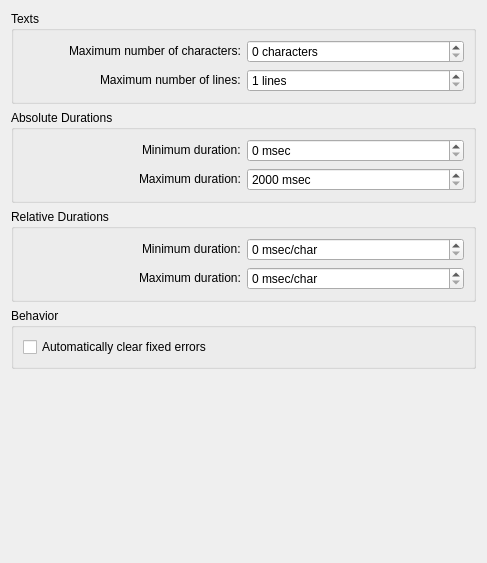
<?xml version="1.0" encoding="UTF-8"?>
<ui version="4.0">
 <class>ErrorsConfigWidget</class>
 <widget class="QWidget" name="ErrorsConfigWidget">
  <property name="geometry">
   <rect>
    <x>0</x>
    <y>0</y>
    <width>487</width>
    <height>563</height>
   </rect>
  </property>
  <layout class="QVBoxLayout" name="verticalLayout">
   <item>
    <widget class="QGroupBox" name="m_grpGeneral">
     <property name="title">
      <string>Texts</string>
     </property>
     <layout class="QGridLayout" name="gridLayout" columnstretch="1,1">
      <item row="1" column="1">
       <widget class="QSpinBox" name="kcfg_MaxLines">
        <property name="suffix">
         <string notr="true"> lines</string>
        </property>
        <property name="minimum">
         <number>1</number>
        </property>
        <property name="maximum">
         <number>20</number>
        </property>
       </widget>
      </item>
      <item row="0" column="1">
       <widget class="QSpinBox" name="kcfg_MaxCharacters">
        <property name="suffix">
         <string> characters</string>
        </property>
        <property name="maximum">
         <number>200</number>
        </property>
       </widget>
      </item>
      <item row="0" column="0" alignment="Qt::AlignRight|Qt::AlignVCenter">
       <widget class="QLabel" name="label">
        <property name="text">
         <string>Maximum number of characters:</string>
        </property>
       </widget>
      </item>
      <item row="1" column="0" alignment="Qt::AlignRight|Qt::AlignVCenter">
       <widget class="QLabel" name="label_4">
        <property name="text">
         <string>Maximum number of lines:</string>
        </property>
       </widget>
      </item>
     </layout>
    </widget>
   </item>
   <item>
    <widget class="QGroupBox" name="m_grpQuickActions">
     <property name="title">
      <string>Absolute Durations</string>
     </property>
     <layout class="QGridLayout" name="gridLayout_2" columnstretch="1,1">
      <item row="0" column="1">
       <widget class="QSpinBox" name="kcfg_LinesQuickShiftAmount">
        <property name="suffix">
         <string notr="true"> msec</string>
        </property>
        <property name="maximum">
         <number>2000</number>
        </property>
       </widget>
      </item>
      <item row="1" column="1">
       <widget class="QSpinBox" name="kcfg_GrabbedPositionCompensation">
        <property name="suffix">
         <string notr="true"> msec</string>
        </property>
        <property name="minimum">
         <number>2000</number>
        </property>
        <property name="maximum">
         <number>8000</number>
        </property>
       </widget>
      </item>
      <item row="1" column="0" alignment="Qt::AlignRight|Qt::AlignVCenter">
       <widget class="QLabel" name="label_8">
        <property name="text">
         <string>Maximum duration:</string>
        </property>
       </widget>
      </item>
      <item row="0" column="0" alignment="Qt::AlignRight|Qt::AlignVCenter">
       <widget class="QLabel" name="label_5">
        <property name="text">
         <string>Minimum duration:</string>
        </property>
       </widget>
      </item>
     </layout>
    </widget>
   </item>
   <item>
    <widget class="QGroupBox" name="groupBox">
     <property name="title">
      <string>Relative Durations</string>
     </property>
     <layout class="QGridLayout" name="gridLayout_3" columnstretch="1,1">
      <item row="0" column="1">
       <widget class="QSpinBox" name="kcfg_MinDurationPerCharacter">
        <property name="suffix">
         <string> msec/char</string>
        </property>
        <property name="maximum">
         <number>100</number>
        </property>
       </widget>
      </item>
      <item row="0" column="0" alignment="Qt::AlignRight|Qt::AlignVCenter">
       <widget class="QLabel" name="label_2">
        <property name="text">
         <string>Minimum duration:</string>
        </property>
       </widget>
      </item>
      <item row="1" column="0" alignment="Qt::AlignRight|Qt::AlignVCenter">
       <widget class="QLabel" name="label_3">
        <property name="text">
         <string>Maximum duration:</string>
        </property>
       </widget>
      </item>
      <item row="1" column="1">
       <widget class="QSpinBox" name="kcfg_MaxDurationPerCharacter">
        <property name="suffix">
         <string> msec/char</string>
        </property>
        <property name="maximum">
         <number>500</number>
        </property>
       </widget>
      </item>
     </layout>
    </widget>
   </item>
   <item>
    <widget class="QGroupBox" name="groupBox_2">
     <property name="title">
      <string>Behavior</string>
     </property>
     <layout class="QGridLayout" name="gridLayout_4">
      <item row="0" column="0">
       <widget class="QCheckBox" name="kcfg_AutoClearFixed">
        <property name="text">
         <string>Automatically clear fixed errors</string>
        </property>
       </widget>
      </item>
     </layout>
    </widget>
   </item>
   <item>
    <spacer name="verticalSpacer">
     <property name="orientation">
      <enum>Qt::Vertical</enum>
     </property>
     <property name="sizeHint" stdset="0">
      <size>
       <width>20</width>
       <height>40</height>
      </size>
     </property>
    </spacer>
   </item>
  </layout>
 </widget>
 <tabstops>
  <tabstop>kcfg_MaxCharacters</tabstop>
  <tabstop>kcfg_MaxLines</tabstop>
  <tabstop>kcfg_LinesQuickShiftAmount</tabstop>
  <tabstop>kcfg_GrabbedPositionCompensation</tabstop>
  <tabstop>kcfg_MinDurationPerCharacter</tabstop>
  <tabstop>kcfg_MaxDurationPerCharacter</tabstop>
  <tabstop>kcfg_AutoClearFixed</tabstop>
 </tabstops>
 <resources/>
 <connections/>
</ui>
